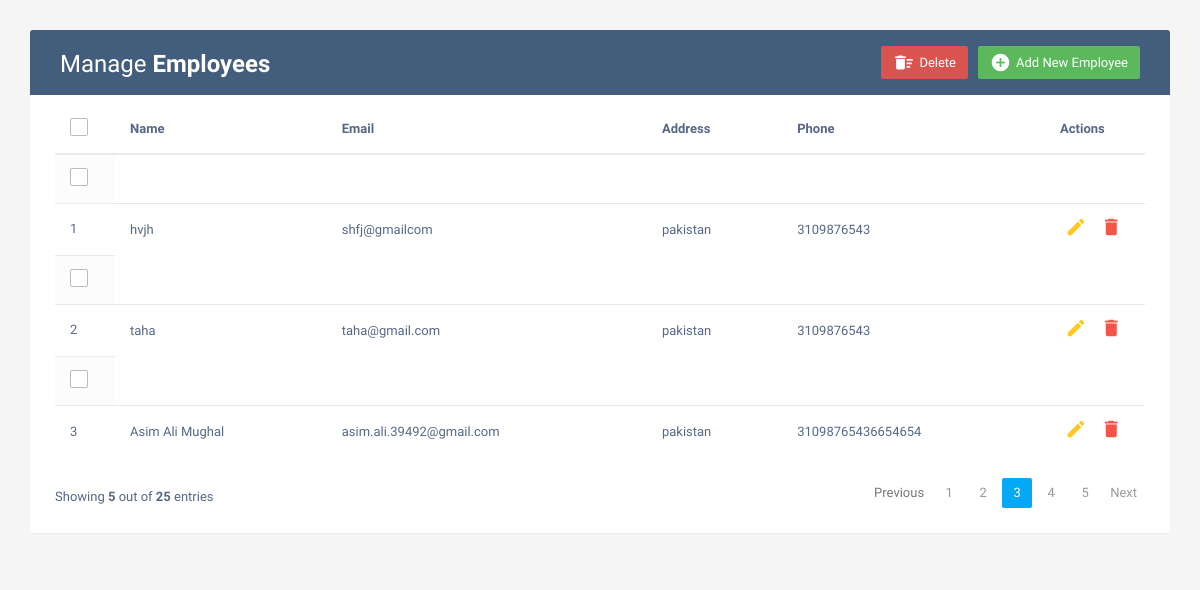
The page / on the database its author committed.
### myapp/models.py (models this page shows, shortened)
class Employees(models.Model):
    name = models.CharField(max_length = 100)
    email = models.EmailField(max_length=200)
    address = models.TextField()
    phone = models.IntegerField()

### myapp/views.py (the view, shortened to what this page needs)
# urls.py: path('' , views.index , name = "index"),
def index(request):
    queryset = Employees.objects.all()
    context = {"entries": queryset}
    return render(request , 'index.html' , context)

### myapp/templates/index.html (shortened to what this page needs)
<!DOCTYPE html>
<html lang="en">
<head>
<link rel="stylesheet" href="https://maxcdn.bootstrapcdn.com/font-awesome/4.7.0/css/font-awesome.min.css">
<link rel="stylesheet" href="https://maxcdn.bootstrapcdn.com/bootstrap/3.3.7/css/bootstrap.min.css">
  <body>
    <div class="container">
        <div class="table-wrapper">
            <div class="table-title">
                <div class="row">
                    <div class="col-sm-6">
						<h2>Manage <b>Employees</b></h2>
					</div>
					<div class="col-sm-6">
						<a href="#addEmployeeModal" class="btn btn-success" data-toggle="modal"><i class="material-icons">&#xE147;</i> <span>Add New Employee</span></a>
						<a href="#deleteEmployeeModal" class="btn btn-danger" data-toggle="modal"><i class="material-icons">&#xE16C;</i> <span>Delete</span></a>
					</div>
                </div>
            </div>
            <table class="table table-striped table-hover">
                <thead>
                    <tr>
						<th>
							<span class="custom-checkbox">
								<label for="selectAll"></label>
							</span>
						</th>
                        <th>Name</th>
                        <th>Email</th>
						<th>Address</th>
                        <th>Phone</th>
                        <th>Actions</th>
                    </tr>
                </thead>
                <tbody>
					{% for entry in entries %}
					<td>
						<span class="custom-checkbox">
							<label for="checkbox1"></label>
						</span>
					</td>
                    <tr>
                        <td>{{forloop.counter}}</td>
                        <td>{{entry.name}}</td>
						<td>{{entry.email}}</td>
                        <td>{{entry.address}}</td>
						<td>{{entry.phone}}</td>
                        <td>
                            <a href="#editEmployeeModal-{{forloop.counter}}" class="edit" data-toggle="modal"><i class="material-icons" data-toggle="tooltip" title="Edit">&#xE254;</i></a>
                            <a href="#deleteEmployeeModal-{{forloop.counter}}" class="delete" data-toggle="modal"><i class="material-icons" data-toggle="tooltip" title="Delete">&#xE872;</i></a>
                        </td>
                    </tr>
					{% endfor %}
                </tbody>
            </table>
			<div class="clearfix">
                <div class="hint-text">Showing <b>5</b> out of <b>25</b> entries</div>
                <ul class="pagination">
                    <li class="page-item disabled"><a href="#">Previous</a></li>
                    <li class="page-item"><a href="#" class="page-link">1</a></li>
                    <li class="page-item"><a href="#" class="page-link">2</a></li>
                    <li class="page-item active"><a href="#" class="page-link">3</a></li>
                    <li class="page-item"><a href="#" class="page-link">4</a></li>
                    <li class="page-item"><a href="#" class="page-link">5</a></li>
                    <li class="page-item"><a href="#" class="page-link">Next</a></li>
                </ul>
            </div>
        </div>
    </div>
</body>
</html>

### myapp/templates/index.html (style rules this page uses)
body { color: #566787; background: #f5f5f5; font-family: 'Varela Round', sans-serif; font-size: 13px; }
.table-wrapper { background: #fff; padding: 20px 25px; margin: 30px 0; border-radius: 3px; box-shadow: 0 1px 1px rgba(0,0,0,.05); }
.table-title { padding-bottom: 15px; background: #435d7d; color: #fff; padding: 16px 30px; margin: -20px -25px 10px; border-radius: 3px 3px 0 0; }
.table-title h2 { margin: 5px 0 0; font-size: 24px; }
.table-title .btn { color: #fff; float: right; font-size: 13px; border: none; min-width: 50px; border-radius: 2px; border: none; outline: none !important; margin-left: 10px; }
.table-title .btn i { float: left; font-size: 21px; margin-right: 5px; }
.table-title .btn span { float: left; margin-top: 2px; }
table.table tr th, table.table tr td { border-color: #e9e9e9; padding: 12px 15px; vertical-align: middle; }
table.table tr th:first-child { width: 60px; }
table.table tr th:last-child { width: 100px; }
table.table td:last-child i { opacity: 0.9; font-size: 22px; margin: 0 5px; }
table.table td a { font-weight: bold; color: #566787; display: inline-block; text-decoration: none; outline: none !important; }
table.table td a.edit { color: #FFC107; }
table.table td a.delete { color: #F44336; }
table.table td i { font-size: 19px; }
.pagination { float: right; margin: 0 0 5px; }
.pagination li a { border: none; font-size: 13px; min-width: 30px; min-height: 30px; color: #999; margin: 0 2px; line-height: 30px; border-radius: 2px !important; text-align: center; padding: 0 6px; }
.pagination li.active a, .pagination li.active a.page-link { background: #03A9F4; }
.hint-text { float: left; margin-top: 10px; font-size: 13px; }
.custom-checkbox { position: relative; }
.custom-checkbox label:before { width: 18px; height: 18px; }
.custom-checkbox label:before { content: ''; margin-right: 10px; display: inline-block; vertical-align: text-top; background: white; border: 1px solid #bbb; border-radius: 2px; box-sizing: border-box; z-index: 2; }

### rows shown on the page
Employees: name "hvjh", email "shfj@gmailcom", address "pakistan", phone "3109876543"
Employees: name "taha", email "taha@gmail.com", address "pakistan", phone "3109876543"
Employees: name "Asim Ali Mughal", email "asim.ali.39492@gmail.com", address "pakistan", phone "31098765436654654"
